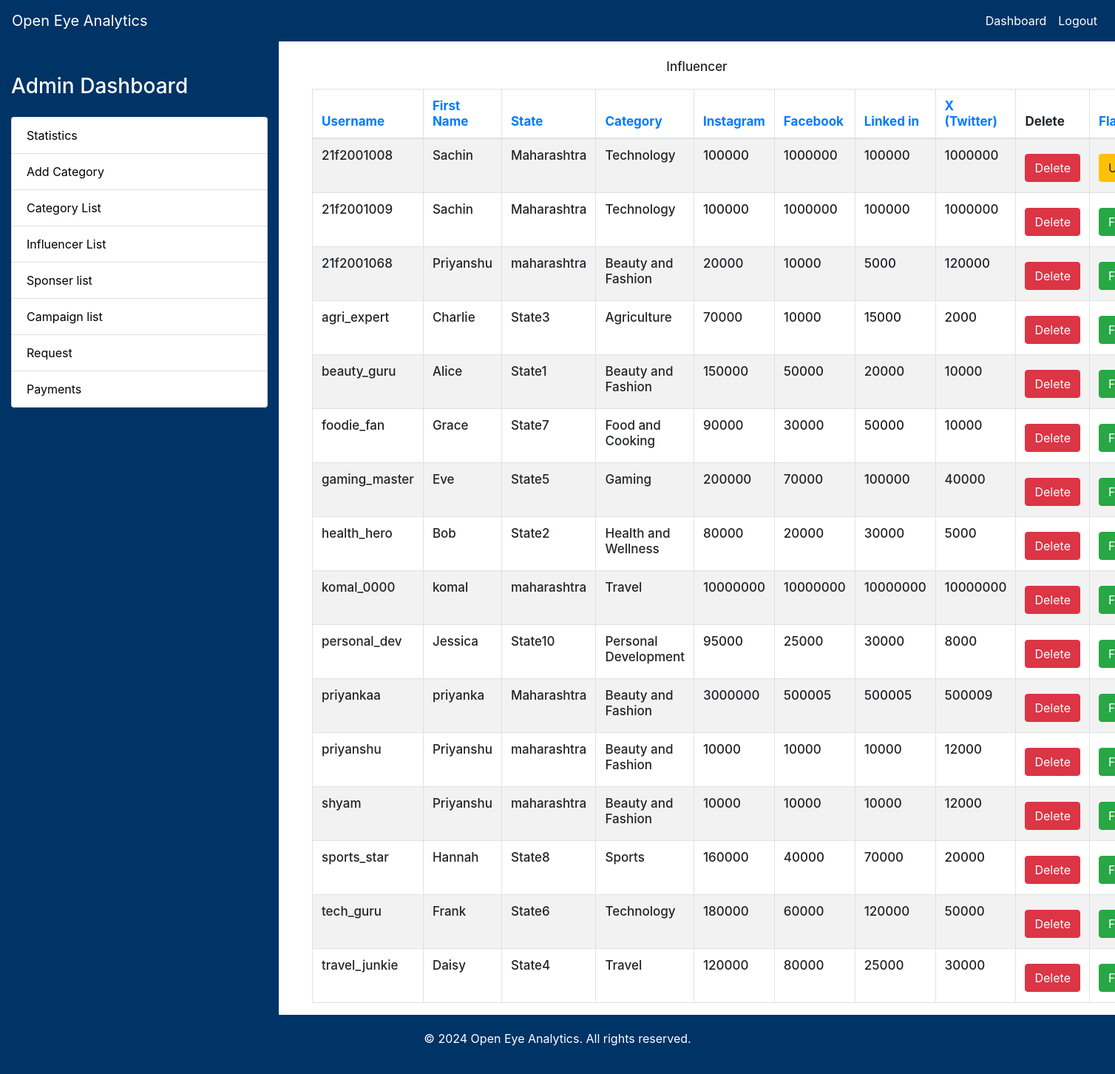
The app's page /oeanalytics/admin/dashboard/influencer/username with its own data.
### app.py (models this page shows)
class Influencer(db.Model):
    username = db.Column(db.String, primary_key=True)
    password = db.Column(db.String, nullable=False)
    address = db.Column(db.String, nullable=False)
    contact = db.Column(db.Numeric, nullable=False)
    district = db.Column(db.String, nullable=False)
    state = db.Column(db.String, nullable=False)
    pincode = db.Column(db.Numeric, nullable=False)
    first_name = db.Column(db.String, nullable=False)
    last_name = db.Column(db.String, nullable=False)
    instagram_id = db.Column(db.String, nullable=False)
    linkedin_id = db.Column(db.String, nullable=False)
    facebook_id = db.Column(db.String, nullable=False)
    x_id = db.Column(db.String, nullable=False)
    category = db.Column(db.String, db.ForeignKey('category.category'), nullable=False)
    insta_f = db.Column(db.Integer, nullable=False)
    linkedin_f = db.Column(db.Integer, nullable=False)
    facebook_f = db.Column(db.Integer, nullable=False)
    x_f = db.Column(db.Integer, nullable=False)
    bio = db.Column(db.String, nullable=False)
    flag = db.Column(db.Integer, nullable=False)
    wallet = db.Column(db.Integer, nullable=False)

### app.py (the view)
@app.route('/oeanalytics/admin/dashboard/influencer/<column>', methods=['POST', 'GET'])
def filter(column):
    if not hasattr(Influencer, column):
        influencers = Influencer.query.all()
        flash(f"Column {column} does not exist in the Influencer table.",'danger')
        return render_template('admin_dashboard.html',template ='admin_influencer.html',influencers=influencers)
    column = getattr(Influencer, column)
    influencer = db.session.query(Influencer).order_by(column).all()
    return render_template('admin_dashboard.html',template ='admin_influencer.html',influencers=influencer)

### templates/admin_dashboard.html (shortened to what this page needs)
<!DOCTYPE html>
<html lang="en">
<head>
    <link href="https://stackpath.bootstrapcdn.com/bootstrap/4.5.2/css/bootstrap.min.css" rel="stylesheet">
</head>
<body>
    <nav class="navbar navbar-expand-lg navbar-dark">
        <a class="navbar-brand" href="#">Open Eye Analytics</a>
        <div class="collapse navbar-collapse" id="navbarNav">
            <ul class="navbar-nav ml-auto">
                <li class="nav-item">
                    <a class="nav-link" href="sponsor_dashboard.html">Dashboard</a>
                </li>
                <li class="nav-item">
                    <a class="nav-link" href="{{ url_for('oeanalytics') }}">Logout</a>
                </li>
            </ul>
        </div>
    </nav>
    <div class="main-content">
        <div class="sidebar col-md-3">
            <h3 class="mt-4 mb-4">Admin Dashboard</h3>
            <ul class="list-group">
                <a class="list-group-item" href="{{ url_for('statistics') }}" >Statistics</a>
                <a class="list-group-item" href="{{ url_for('adminfunc', template='addcategory.html') }}">Add Category</a>
                <a class="list-group-item" href="{{ url_for('adminfunc', template='category.html') }}">Category List</a>
                <a class="list-group-item" href="{{ url_for('filter',column='username') }}"> Influencer List</a>
                <a class="list-group-item" href="{{ url_for('filter_sponser',column='username') }}"> Sponser list</a>
                <a class="list-group-item" href="{{ url_for('filter_campaigns',column='campaignid') }}"> Campaign list</a>
                <a class="list-group-item" href="{{ url_for('filter_request',column='request_id') }}"> Request </a>
                <a class="list-group-item" href="{{ url_for('filter_payments',column='id') }}" >Payments</a>
            </ul>
        </div>
        <div class="col-md-9">
            <div class="container">
                <div class="row mt-4">
                    <div class="col">
                        <h1>{% include template %}</h1>
                    </div>
                </div>
            </div>
        </div>
    </div>
    <div class="footer">
        <p>&copy; 2024 Open Eye Analytics. All rights reserved.</p>
    </div>
</body>
</html>

### templates/admin_influencer.html (shortened to what this page needs)
<!DOCTYPE html>
<html lang="en">
<head>
    <link href="https://stackpath.bootstrapcdn.com/bootstrap/4.5.2/css/bootstrap.min.css" rel="stylesheet">
</head>
<body>
    <div class="container">
        <h1 class="text-center" style="font-size: 17px;">Influencer</h1>
        <table class="table table-striped table-bordered">
            <thead>
                <tr>
                    <th style="font-size: 17px;">
                        <a href="{{ url_for('filter',column='username') }}">Username</a>
                    </th>
                    <th style="font-size: 17px;">
                        <a href="{{ url_for('filter',column='first_name') }}">First Name</a>
                    </th>
                    <th style="font-size: 17px;">
                        <a href="{{ url_for('filter',column='state') }}">State</a>
                    </th>
                    <th style="font-size: 17px;">
                        <a href="{{ url_for('filter',column='category') }}">Category</a>
                    </th>
                    <th style="font-size: 17px;">
                        <a href="{{ url_for('filter',column='insta_f') }}">Instagram</a>
                    </th>
                    <th style="font-size: 17px;">
                        <a href="{{ url_for('filter',column='facebook_f') }}">Facebook</a>
                    </th>
                    <th style="font-size: 17px;">
                        <a href="{{ url_for('filter',column='linkedin_f') }}">Linked in</a>
                    </th>
                    <th style="font-size: 17px;">
                        <a href="{{ url_for('filter',column='x_f') }}">X (Twitter)</a>
                    </th>
                    <th style="font-size: 17px;">Delete</th>
                    <th style="font-size: 17px;">
                        <a href="{{ url_for('filter',column='flag') }}">Flag</a>
                    </th>
                </tr>
            </thead>
            <tbody>
                {% for influencer in influencers %}
                <tr>
                    <td style="font-size: 17px;">{{ influencer.username }}</td>
                    <td style="font-size: 17px;">{{ influencer.first_name }}</td>
                    <td style="font-size: 17px;">{{ influencer.state }}</td>
                    <td style="font-size: 17px;">{{ influencer.category }}</td>
                    <td style="font-size: 17px;">{{ influencer.insta_f }}</td>
                    <td style="font-size: 17px;">{{ influencer.facebook_f }}</td>
                    <td style="font-size: 17px;">{{ influencer.linkedin_f }}</td>
                    <td style="font-size: 17px;">{{ influencer.x_f }}</td>
                    <td>
                        <a href="{{ url_for('admin_influencer_delete', username=influencer.username) }}" class="btn btn-danger">Delete</a>
                    </td>
                    <td>
                        {% if influencer.flag == 1 %}
                            <a href="{{ url_for('admin_influencer_flag', id=influencer.username, flag=0) }}" class="btn btn-warning">Unflag</a>
                        {% else %}
                            <a href="{{ url_for('admin_influencer_flag', id=influencer.username, flag=1) }}" class="btn btn-success">Flag</a>
                        {% endif %}
                    </td>
                </tr>
                {% endfor %}
            </tbody>
        </table>
    </div>
</body>
</html>

### templates/admin_dashboard.html (style rules this page uses)
body, html { height: 100%; margin: 0; }
.main-content { display: flex; flex-direction: row; min-height: 100vh; }
.sidebar { background-color: #003366; color: #ffffff; padding: 20px; }
.sidebar a { color: black; text-decoration: none; }
.footer { background-color: #003366; color: #ffffff; text-align: center; padding: 20px; }
.navbar { background-color: #003366; }
.navbar-brand, .nav-link { color: #ffffff !important; }

### templates/admin_influencer.html (style rules this page uses)
.table { margin-top: 20px; }

### records on screen
Influencer: username "21f2001008", first_name "Sachin", state "Maharashtra", category "Technology", insta_f "100000", facebook_f "1000000", linkedin_f "100000", x_f "1000000"
Influencer: username "21f2001009", first_name "Sachin", state "Maharashtra", category "Technology", insta_f "100000", facebook_f "1000000", linkedin_f "100000", x_f "1000000"
Influencer: username "21f2001068", first_name "Priyanshu", state "maharashtra", category "Beauty and Fashion", insta_f "20000", facebook_f "10000", linkedin_f "5000", x_f "120000"
Influencer: username "agri_expert", first_name "Charlie", state "State3", category "Agriculture", insta_f "70000", facebook_f "10000", linkedin_f "15000", x_f "2000"
Influencer: username "beauty_guru", first_name "Alice", state "State1", category "Beauty and Fashion", insta_f "150000", facebook_f "50000", linkedin_f "20000", x_f "10000"
Influencer: username "foodie_fan", first_name "Grace", state "State7", category "Food and Cooking", insta_f "90000", facebook_f "30000", linkedin_f "50000", x_f "10000"
Influencer: username "gaming_master", first_name "Eve", state "State5", category "Gaming", insta_f "200000", facebook_f "70000", linkedin_f "100000", x_f "40000"
Influencer: username "health_hero", first_name "Bob", state "State2", category "Health and Wellness", insta_f "80000", facebook_f "20000", linkedin_f "30000", x_f "5000"
Influencer: username "komal_0000", first_name "komal", state "maharashtra", category "Travel", insta_f "10000000", facebook_f "10000000", linkedin_f "10000000", x_f "10000000"
Influencer: username "personal_dev", first_name "Jessica", state "State10", category "Personal Development", insta_f "95000", facebook_f "25000", linkedin_f "30000", x_f "8000"
Influencer: username "priyankaa", first_name "priyanka", state "Maharashtra", category "Beauty and Fashion", insta_f "3000000", facebook_f "500005", linkedin_f "500005", x_f "500009"
Influencer: username "priyanshu", first_name "Priyanshu", state "maharashtra", category "Beauty and Fashion", insta_f "10000", facebook_f "10000", linkedin_f "10000", x_f "12000"
Influencer: username "shyam", first_name "Priyanshu", state "maharashtra", category "Beauty and Fashion", insta_f "10000", facebook_f "10000", linkedin_f "10000", x_f "12000"
Influencer: username "sports_star", first_name "Hannah", state "State8", category "Sports", insta_f "160000", facebook_f "40000", linkedin_f "70000", x_f "20000"
Influencer: username "tech_guru", first_name "Frank", state "State6", category "Technology", insta_f "180000", facebook_f "60000", linkedin_f "120000", x_f "50000"
Influencer: username "travel_junkie", first_name "Daisy", state "State4", category "Travel", insta_f "120000", facebook_f "80000", linkedin_f "25000", x_f "30000"
